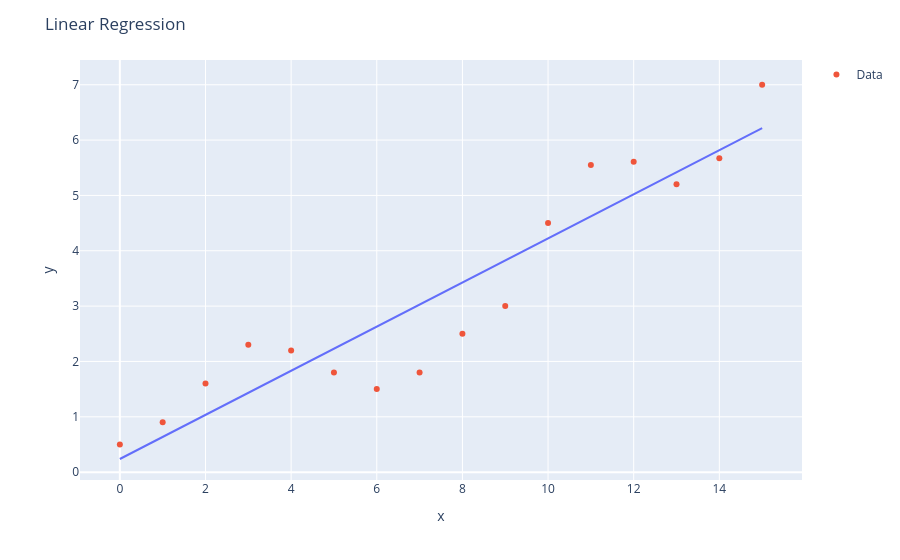

The notebook cell saved with this chart:
### Markdown cell above
## Question 8

### Code cell
reg = sl.linear_model.LinearRegression()
x = np.array(data['x'])
y = np.array(data['y'])

reg.fit(x.reshape(-1, 1), y)

line = reg.coef_ * x + reg.intercept_
line_df = pd.DataFrame({'x': x, 'y': line})

fig = px.line(line_df, x='x', y='y')
fig.add_scatter(x=data['x'], y=data['y'], mode='markers', name='Data')
fig.update_layout(title='Linear Regression')
fig.show()

### Figure 1 — Plotly figure (JSON) as saved in the notebook; plotly's stock layout.template omitted (floating-point values rounded to 4 significant figures)
{"data": [{"hovertemplate": "x=%{x}<br>y=%{y}<extra></extra>", "legendgroup": "", "line": {"color": "#636efa", "dash": "solid"}, "marker": {"symbol": "circle"}, "mode": "lines", "name": "", "orientation": "v", "showlegend": false, "type": "scatter", "x": [0.0, 1.0, 2.0, 3.0, 4.0, 5.0, 6.0, 7.0, 8.0, 9.0, 10.0, 11.0, 12.0, 13.0, 14.0, 15.0], "xaxis": "x", "y": [0.2374, 0.636, 1.035, 1.433, 1.832, 2.23, 2.629, 3.028, 3.426, 3.825, 4.223, 4.622, 5.021, 5.419, 5.818, 6.216], "yaxis": "y"}, {"mode": "markers", "name": "Data", "type": "scatter", "x": [0.0, 1.0, 2.0, 3.0, 4.0, 5.0, 6.0, 7.0, 8.0, 9.0, 10.0, 11.0, 12.0, 13.0, 14.0, 15.0], "y": [0.5, 0.9, 1.6, 2.3, 2.2, 1.8, 1.5, 1.8, 2.5, 3.0, 4.5, 5.55, 5.61, 5.2, 5.67, 7.0]}], "layout": {"legend": {"tracegroupgap": 0}, "margin": {"t": 60}, "title": {"text": "Linear Regression"}, "xaxis": {"anchor": "y", "domain": [0, 1], "title": {"text": "x"}}, "yaxis": {"anchor": "x", "domain": [0, 1], "title": {"text": "y"}}}}
